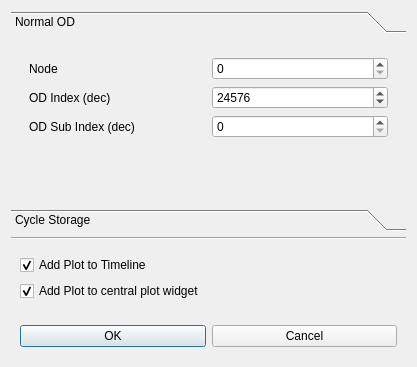
<?xml version="1.0" encoding="UTF-8"?>
<ui version="4.0">
 <class>PlotCreator</class>
 <widget class="QDialog" name="PlotCreator">
  <property name="geometry">
   <rect>
    <x>0</x>
    <y>0</y>
    <width>417</width>
    <height>367</height>
   </rect>
  </property>
  <property name="windowTitle">
   <string>Form</string>
  </property>
  <layout class="QVBoxLayout" name="verticalLayout">
   <item>
    <widget class="QToolBox" name="toolBox">
     <property name="frameShape">
      <enum>QFrame::NoFrame</enum>
     </property>
     <property name="frameShadow">
      <enum>QFrame::Raised</enum>
     </property>
     <property name="currentIndex">
      <number>0</number>
     </property>
     <widget class="QWidget" name="page">
      <property name="geometry">
       <rect>
        <x>0</x>
        <y>0</y>
        <width>405</width>
        <height>162</height>
       </rect>
      </property>
      <attribute name="label">
       <string>Normal OD</string>
      </attribute>
      <layout class="QVBoxLayout" name="verticalLayout_3">
       <item>
        <widget class="QWidget" name="widget_3" native="true">
         <layout class="QGridLayout" name="gridLayout">
          <item row="1" column="1">
           <widget class="QSpinBox" name="index">
            <property name="maximum">
             <number>65535</number>
            </property>
            <property name="value">
             <number>24576</number>
            </property>
           </widget>
          </item>
          <item row="2" column="0">
           <widget class="QLabel" name="label_4">
            <property name="text">
             <string>OD Sub Index (dec)</string>
            </property>
           </widget>
          </item>
          <item row="2" column="1">
           <widget class="QSpinBox" name="subIndex"/>
          </item>
          <item row="1" column="0">
           <widget class="QLabel" name="label_2">
            <property name="text">
             <string>OD Index (dec)</string>
            </property>
           </widget>
          </item>
          <item row="0" column="0">
           <widget class="QLabel" name="label">
            <property name="text">
             <string>Node</string>
            </property>
           </widget>
          </item>
          <item row="0" column="1">
           <widget class="QSpinBox" name="node">
            <property name="maximum">
             <number>254</number>
            </property>
           </widget>
          </item>
         </layout>
        </widget>
       </item>
       <item>
        <spacer name="verticalSpacer_2">
         <property name="orientation">
          <enum>Qt::Vertical</enum>
         </property>
         <property name="sizeHint" stdset="0">
          <size>
           <width>20</width>
           <height>78</height>
          </size>
         </property>
        </spacer>
       </item>
      </layout>
     </widget>
     <widget class="QWidget" name="page_2">
      <property name="geometry">
       <rect>
        <x>0</x>
        <y>0</y>
        <width>405</width>
        <height>153</height>
       </rect>
      </property>
      <attribute name="label">
       <string>Cycle Storage</string>
      </attribute>
      <layout class="QVBoxLayout" name="verticalLayout_2">
       <item>
        <widget class="QWidget" name="widget_4" native="true">
         <layout class="QGridLayout" name="gridLayout_2">
          <item row="0" column="1">
           <widget class="QLineEdit" name="csID"/>
          </item>
          <item row="0" column="0">
           <widget class="QLabel" name="label_3">
            <property name="text">
             <string>Cycle Storage name</string>
            </property>
           </widget>
          </item>
         </layout>
        </widget>
       </item>
       <item>
        <spacer name="verticalSpacer">
         <property name="orientation">
          <enum>Qt::Vertical</enum>
         </property>
         <property name="sizeHint" stdset="0">
          <size>
           <width>20</width>
           <height>40</height>
          </size>
         </property>
        </spacer>
       </item>
      </layout>
     </widget>
    </widget>
   </item>
   <item>
    <widget class="Line" name="line">
     <property name="orientation">
      <enum>Qt::Horizontal</enum>
     </property>
    </widget>
   </item>
   <item>
    <widget class="QWidget" name="widget" native="true">
     <layout class="QVBoxLayout" name="verticalLayout_4">
      <item>
       <widget class="QCheckBox" name="AddToTimeLine">
        <property name="text">
         <string>Add Plot to Timeline</string>
        </property>
        <property name="checked">
         <bool>true</bool>
        </property>
       </widget>
      </item>
      <item>
       <widget class="QCheckBox" name="AddToPlot">
        <property name="text">
         <string>Add Plot to central plot widget</string>
        </property>
        <property name="checked">
         <bool>true</bool>
        </property>
       </widget>
      </item>
     </layout>
    </widget>
   </item>
   <item>
    <widget class="QWidget" name="widget_2" native="true">
     <layout class="QHBoxLayout" name="horizontalLayout_2">
      <item>
       <widget class="QPushButton" name="okBTN">
        <property name="text">
         <string>OK</string>
        </property>
        <property name="icon">
         <iconset theme="dialog-ok-apply"/>
        </property>
       </widget>
      </item>
      <item>
       <widget class="QPushButton" name="cancelBTN">
        <property name="text">
         <string>Cancel</string>
        </property>
        <property name="icon">
         <iconset theme="dialog-cancel"/>
        </property>
       </widget>
      </item>
     </layout>
    </widget>
   </item>
  </layout>
 </widget>
 <resources/>
 <connections>
  <connection>
   <sender>cancelBTN</sender>
   <signal>clicked()</signal>
   <receiver>PlotCreator</receiver>
   <slot>reject()</slot>
   <hints>
    <hint type="sourcelabel">
     <x>308</x>
     <y>317</y>
    </hint>
    <hint type="destinationlabel">
     <x>208</x>
     <y>173</y>
    </hint>
   </hints>
  </connection>
  <connection>
   <sender>okBTN</sender>
   <signal>clicked()</signal>
   <receiver>PlotCreator</receiver>
   <slot>accept()</slot>
   <hints>
    <hint type="sourcelabel">
     <x>108</x>
     <y>317</y>
    </hint>
    <hint type="destinationlabel">
     <x>208</x>
     <y>173</y>
    </hint>
   </hints>
  </connection>
 </connections>
</ui>
